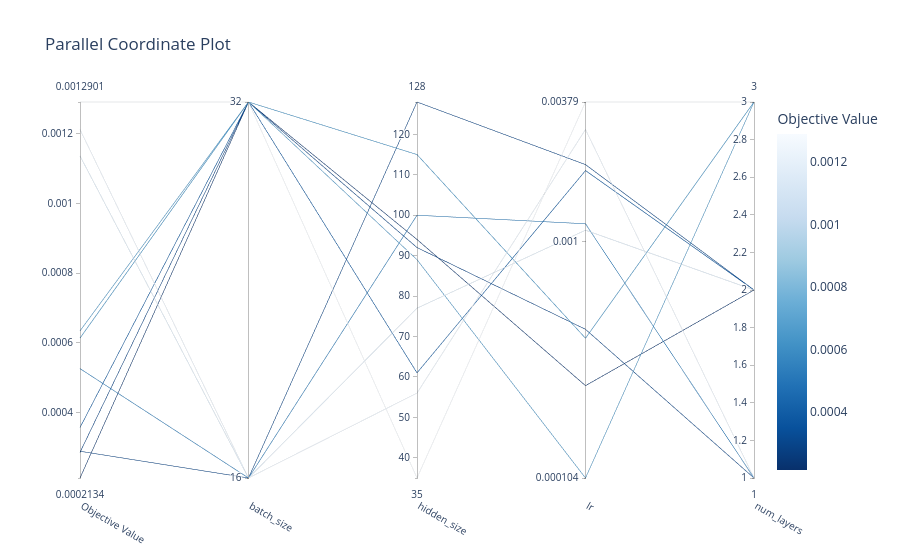

Write notebook code for a chart like this one.
### Code cell
import optuna.visualization as vis

vis.plot_parallel_coordinate(study)

### Figure 1 — Plotly figure (JSON) as saved in the notebook; plotly's stock layout.template omitted (floating-point values rounded to 4 significant figures)
{"data": [{"dimensions": [{"label": "Objective Value", "range": [0.0002134, 0.00129], "values": [0.0005266, 0.001136, 0.001211, 0.00029, 0.0002134, 0.0002867, 0.0003579, 0.00129, 0.0006141, 0.0006347]}, {"label": "batch_size", "range": [0, 1], "ticktext": ["16", "32"], "tickvals": [0, 1], "values": [0, 0, 0, 0, 1, 1, 1, 1, 1, 1]}, {"label": "hidden_size", "range": [35, 128], "values": [100, 77, 56, 128, 94, 92, 61, 35, 115, 89]}, {"label": "lr", "range": [-3.982, -2.421], "ticktext": ["0.000104", "0.001", "0.00379"], "tickvals": [-3.982, -3, -2.421], "values": [-2.927, -2.953, -2.535, -2.681, -3.599, -3.365, -2.706, -2.421, -3.402, -3.982]}, {"label": "num_layers", "range": [1, 3], "values": [1, 2, 1, 2, 2, 1, 2, 3, 3, 3]}], "labelangle": 30, "labelside": "bottom", "line": {"color": [0.0005266, 0.001136, 0.001211, 0.00029, 0.0002134, 0.0002867, 0.0003579, 0.00129, 0.0006141, 0.0006347], "colorbar": {"title": {"text": "Objective Value"}}, "colorscale": [[0, "rgb(247,251,255)"], [0.125, "rgb(222,235,247)"], [0.25, "rgb(198,219,239)"], [0.375, "rgb(158,202,225)"], [0.5, "rgb(107,174,214)"], [0.625, "rgb(66,146,198)"], [0.75, "rgb(33,113,181)"], [0.875, "rgb(8,81,156)"], [1, "rgb(8,48,107)"]], "reversescale": true, "showscale": true}, "type": "parcoords"}], "layout": {"title": {"text": "Parallel Coordinate Plot"}}}
